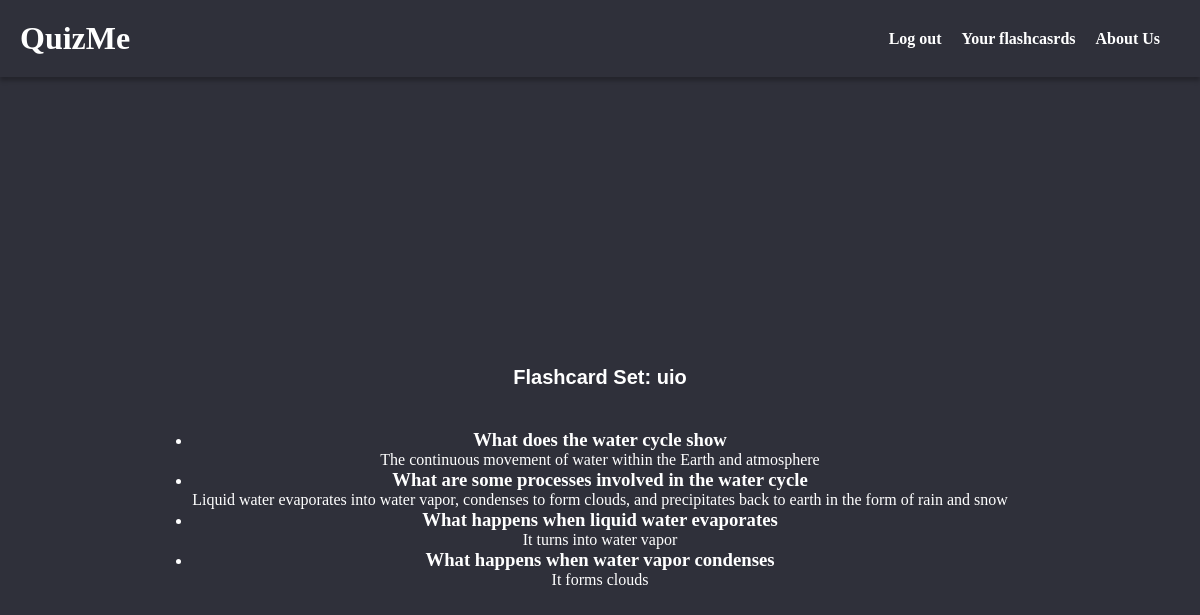
The app's page /single-flashcard/uio (signed in) with its own data.
### run.py (models this page shows, shortened)
class FlashcardSet(db.Model):
    id = db.Column(db.Integer, primary_key=True)
    name = db.Column(db.String(100), nullable=False)
    user_id = db.Column(db.Integer, db.ForeignKey('user.id'), nullable=False)
    flashcards = db.relationship('Flashcard', backref='flashcard_set', lazy=True, cascade='all, delete-orphan')  # Add cascade option

class Flashcard(db.Model):
    id = db.Column(db.Integer, primary_key=True)
    front = db.Column(db.String(100), nullable=False)
    back = db.Column(db.String(100), nullable=False)
    flashcard_set_id = db.Column(db.Integer, db.ForeignKey('flashcard_set.id', ondelete='CASCADE'), nullable=False)  # Add ondelete option

### run.py (the view)
@app.route('/single-flashcard/<flashcard_set_name>')
def single_flashcard(flashcard_set_name):
    if 'user_id' not in session:
        return render_template('login.html', error_message="Please log in to access your flashcards.")
    user_id = session['user_id']
    user = User.query.get(user_id)
    flashcard_set = FlashcardSet.query.filter_by(name=flashcard_set_name, user=user).first()
    if flashcard_set:
        flashcards = flashcard_set.flashcards
        return render_template('single-flashcard.html', flashcards=flashcards, flashcard_set_name=flashcard_set_name)
    else:
        return "Flashcard set not found"

### templates/single-flashcard.html (shortened to what this page needs)
<!DOCTYPE html>
<html lang="en">
<head>
  <link rel="stylesheet" href="{{ url_for('static', filename='style.css') }}">
</head>
<body>
  <header>
    <div class="logo-container">
      <h1><b>QuizMe</b></h1>
    </div>
    <nav>
      <ul>
        <li><a href="{{ url_for('index') }}">Log out</a></li>
        <li><a href="{{ url_for('your_flashcards') }}">Your flashcasrds</a></li>
        <li><a href="{{ url_for('about_us') }}">About Us</a></li>
      </ul>
    </nav>
  </header>
  <section class="hero">
    <h1 class="subtitle">Flashcard Set: {{ flashcard_set_name }}</h1>
    <ul class="flashcard-list">
      {% for flashcard in flashcards %}
        <li>
          <div class="flashcard">
            <h3 class="flashcard-front">{{ flashcard.front }}</h3>
            <p class="flashcard-back">{{ flashcard.back }}</p>
          </div>
        </li>
      {% endfor %}
    </ul>
  </section>
</body>
</html>

### static/style.css (style rules this page uses)
* { box-sizing: border-box; margin: 0; padding: 0; }
body { font-family: popping; background-color: #2F303A; overflow-y: scroll; flex-direction: row; color: white; }
header { display: flex; align-items: center; justify-content: space-between; padding: 20px; box-shadow: 0px 4px 4px #00000040; width: 100%; }
h1 { color: white; }
nav ul { list-style: none; display: flex; }
nav ul li { margin-right: 20px; }
nav ul li a { text-decoration: none; color: white; font-weight: bold; }
.hero { text-align: center; padding: 100px 0; height: 100vh; display: flex; flex-direction: column; justify-content: center; align-items: center; }
.hero h1 { color: #ffffff; font-size: 36px; font-weight: bold; margin-bottom: 20px; }
.hero .subtitle { color: white; font-size: 20px; margin-bottom: 40px; font-family: Verdana, Geneva, Tahoma, sans-serif; }

### records on screen
FlashcardSet: name "uio"
Flashcard: front "What does the water cycle show", back "The continuous movement of water within the Earth and atmosphere"
Flashcard: front "What are some processes involved in the water cycle", back "Liquid water evaporates into water vapor, condenses to form clouds, and precipitates back to earth in the form of rain and snow"
Flashcard: front "What happens when liquid water evaporates", back "It turns into water vapor"
Flashcard: front "What happens when water vapor condenses", back "It forms clouds"
